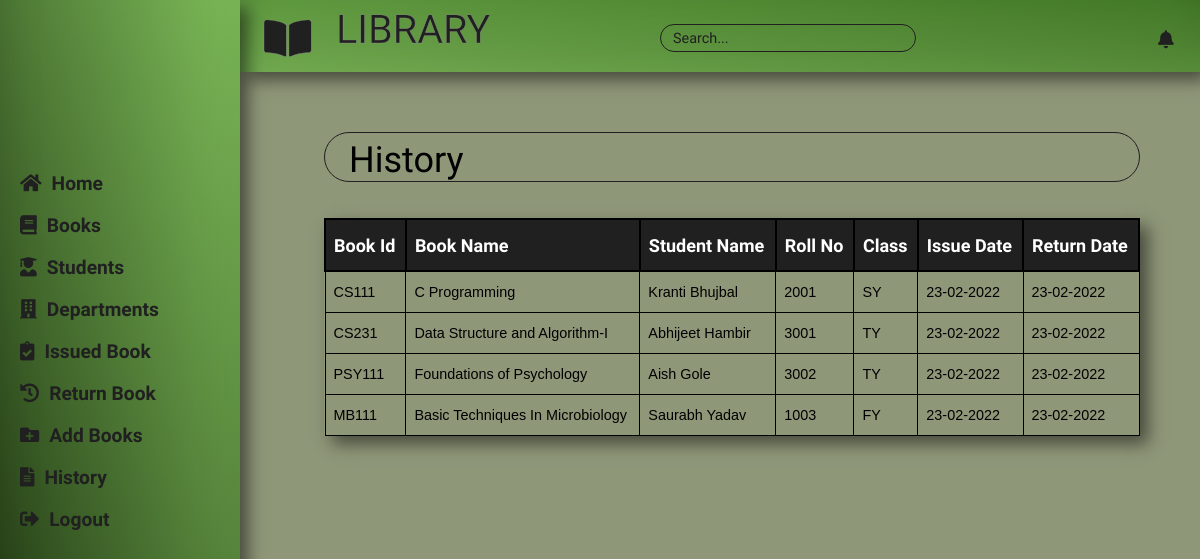
Page /Admin/history.php on the committed database.
### tables this page shows
CREATE TABLE `return_book` (
  `BOOK_ID` varchar(20) NOT NULL,
  `BOOK_NAME` varchar(100) NOT NULL,
  `STUDENT_NAME` varchar(100) NOT NULL,
  `ROLL_NO` varchar(20) NOT NULL,
  `CLASS` varchar(20) NOT NULL,
  `STUDENT_EMAIL` varchar(200) NOT NULL,
  `AUTHOR` varchar(100) NOT NULL,
  `PRICE` varchar(100) NOT NULL,
  `ISSUE_DATE` varchar(100) NOT NULL,
  `RETURN_DATE` varchar(100) NOT NULL
);

### Admin/history.php (the view, shortened to what this page needs)
<!DOCTYPE html>
<html>
<head>
    <link href="CSS/history.css" type="text/css" rel="stylesheet">
</head>
<body>
    <div class="container">
    <div class="table-container">
            <?php
                require '../connection/connection.inc.php';
                $query = "SELECT * FROM return_book";
                $result = mysqli_query($db_connection,$query);
               if(mysqli_num_rows($result)<=0)
               {
                    echo "<b style='font-size: 2vw;'>No records found!</b>";
               }
               else
               {
               ?>
                    <div class="heading">
                         <p>History</p>
                    </div>
               <?php
                echo '<table border="1px" class="books-table" id="book_table">';
                echo '<tr>';
                    echo '<th>'; echo 'Book Id'; echo '</th>';
                    echo '<th>'; echo 'Book Name'; echo '</th>';
                    echo '<th>'; echo 'Student Name'; echo '</th>';
                    echo '<th>'; echo 'Roll No'; echo '</th>';
                    echo '<th>'; echo 'Class'; echo '</th>';
                    echo '<th>'; echo 'Issue Date'; echo '</th>';
                    echo '<th>'; echo 'Return Date'; echo '</th>';
                echo '</tr>';
                while($data = mysqli_fetch_assoc($result))
                {
                    echo '<tr>';
                        echo '<td>'; echo $data['BOOK_ID']; echo '</td>';
                        echo '<td>'; echo $data['BOOK_NAME']; echo '</td>';
                        echo '<td>'; echo $data['STUDENT_NAME']; echo '</td>';
                        echo '<td>'; echo $data['ROLL_NO']; echo '</td>';
                        echo '<td>'; echo $data['CLASS']; echo '</td>';
                        echo '<td>'; echo $data['ISSUE_DATE']; echo '</td>';
                        echo '<td>'; echo $data['RETURN_DATE']; echo '</td>';
                    echo '</tr>';
                }
                echo '</table>';
               }
            ?>
        </div>
    </div>
</body>
</html>
<?php
    include "layout.php";
?>

### Admin/css/history.css (style rules this page uses)
.container { position: absolute; margin-left: 27vw; margin-top: 10vw; }
.container .heading { position: relative; margin-top: 1vw; height: 4vw; border: 1px solid #202020; border-radius: 50px; }
.container .heading p { font-family: 'Orelega One', cursive; font-size: 3vw; padding-left: 2vw; margin-top: 0.5vw; position: absolute; }
.books-table { margin-top: 3vw; border-collapse: collapse; width: 68vw; text-align: left; box-shadow: inset 0 -3em 3em rgba(0,0,0,0.1), 0 0 0 0px rgb(255,255,255), 0.5em 0.5em 1em rgba(0,0,0,0.5); }
.books-table th { font-family: 'Jura', sans-serif; font-size: 1.5vw; border: 2px solid black; padding: 8px; height: 2.2vw; padding-top: 12px; padding-bottom: 12px; background-color: #202020; color: #FFFFFF; }
.books-table td { font-family: 'PT Sans', sans-serif; font-size: 1.2vw; border: 1px solid black; padding: 8px; height: 2vw; background-color: #8F9779; }
.table-container { padding-bottom: 30px; }

### Admin/css/layout.css (style rules this page uses)
body { background-color: #8F9779; margin: 0px; }

### rows in the picture
return_book: BOOK_ID "CS111", BOOK_NAME "C Programming", STUDENT_NAME "Kranti Bhujbal", ROLL_NO "2001", CLASS "SY", ISSUE_DATE "23-02-2022", RETURN_DATE "23-02-2022"
return_book: BOOK_ID "CS231", BOOK_NAME "Data Structure and Algorithm-I", STUDENT_NAME "Abhijeet Hambir", ROLL_NO "3001", CLASS "TY", ISSUE_DATE "23-02-2022", RETURN_DATE "23-02-2022"
return_book: BOOK_ID "PSY111", BOOK_NAME "Foundations of Psychology", STUDENT_NAME "Aish Gole", ROLL_NO "3002", CLASS "TY", ISSUE_DATE "23-02-2022", RETURN_DATE "23-02-2022"
return_book: BOOK_ID "MB111", BOOK_NAME "Basic Techniques In Microbiology", STUDENT_NAME "Saurabh Yadav", ROLL_NO "1003", CLASS "FY", ISSUE_DATE "23-02-2022", RETURN_DATE "23-02-2022"
